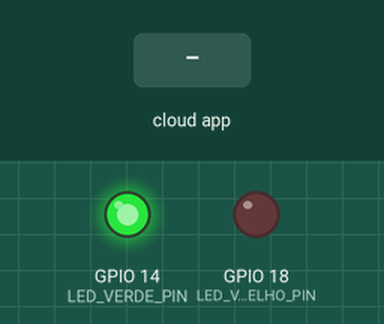
A program run on a simulated ESP32. Parts: output pins drawn as LEDs (lit = HIGH). The test bench sets the inputs (shaded band). Not simulated (calls return 0 or success): secrets.h; what the program prints to the serial monitor is not drawn.

Above: at 0.1 s.
At 5.7 s:
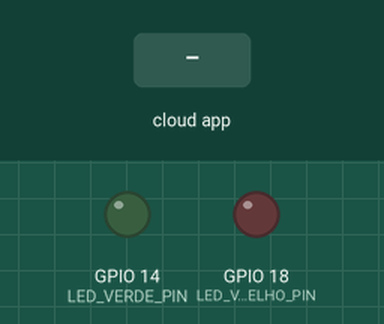
5.8 s: the phone or cloud app sets temperatura to 0
At 6.8 s:
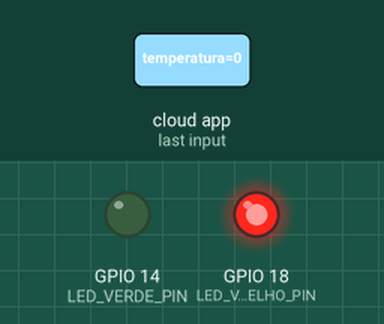
Timing chart, 0 to 8.8 s (numbered marks = the images above; inputs shaded):
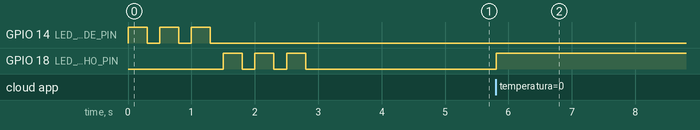

Measured:
- after the input at 5.8 s, GPIO 18 (LED_VERMELHO_PIN): LOW → HIGH at once

The program:

main.cpp
```cpp
#include <Arduino.h>

#include <math.h>

#include "AdafruitIO_WiFi.h"
#include "secrets.h"

AdafruitIO_WiFi io(
    IO_USERNAME,
    IO_KEY,
    WIFI_SSID,
    WIFI_PASS);

// referencia ao feed temperatura
AdafruitIO_Feed *feedTemperatura = io.feed("temperatura");

const int LED_VERDE_PIN = 14;
const int LED_VERMELHO_PIN = 18;
const float TEMPERATURA_LIMITE = 22.0;

void handleTemperatura(AdafruitIO_Data *data);
void atualizarLeds(float temperatura);

void piscaLed(int pino, int qtdePiscas)
{
  for (byte i = 0; i < qtdePiscas; i++)
  {
    digitalWrite(pino, HIGH);
    delay(300);
    digitalWrite(pino, LOW);
    delay(200);
  }
}

void atualizarLeds(float temperatura)
{
  if (temperatura > TEMPERATURA_LIMITE)
  {
    digitalWrite(LED_VERDE_PIN, HIGH);
    digitalWrite(LED_VERMELHO_PIN, LOW);
    Serial.println("Temperatura acima de 22°C: LED VERDE LIGADO.");
  }
  else
  {
    digitalWrite(LED_VERDE_PIN, LOW);
    digitalWrite(LED_VERMELHO_PIN, HIGH);
    Serial.println("Temperatura menor ou igual a 22°C: LED VERMELHO LIGADO.");
  }
}

void setup()
{
  pinMode(LED_VERDE_PIN, OUTPUT);
  pinMode(LED_VERMELHO_PIN, OUTPUT);
  Serial.begin(115200);

  // Define o ADC (Analog-to-Digital Converter) da ESP32 com resolução de 12 bits (0-4095)
  analogReadResolution(12);

  digitalWrite(LED_VERDE_PIN, LOW);
  digitalWrite(LED_VERMELHO_PIN, LOW);
  piscaLed(LED_VERDE_PIN, 3);
  piscaLed(LED_VERMELHO_PIN, 3);

  Serial.println();
  Serial.println("Iniciando a ESP...");
  Serial.print("Conectando ao Adafruit IO");

  // Iniciar a conexão Wi-fi e com a Adafruit IO
  io.connect();

  // Registra a função que será acionada quando chegar um novo valor no feed
  feedTemperatura->onMessage(handleTemperatura);

  // Aguardar até que a conexão seja estabelecida
  while (io.status() < AIO_CONNECTED)
  {
    Serial.print(".");
    delay(500);
  }
  Serial.println();

  // Exibe o estado atual da conexão
  Serial.println(io.statusText());
  Serial.println("Adafruit IO conectado");
}

void handleTemperatura(AdafruitIO_Data *data)
{
  float temperatura = data->toFloat();

  Serial.print("Temperatura recebida: ");
  Serial.print(temperatura, 2);
  Serial.println(" °C");

  atualizarLeds(temperatura);
}

void loop()
{
  io.run();
}
```
